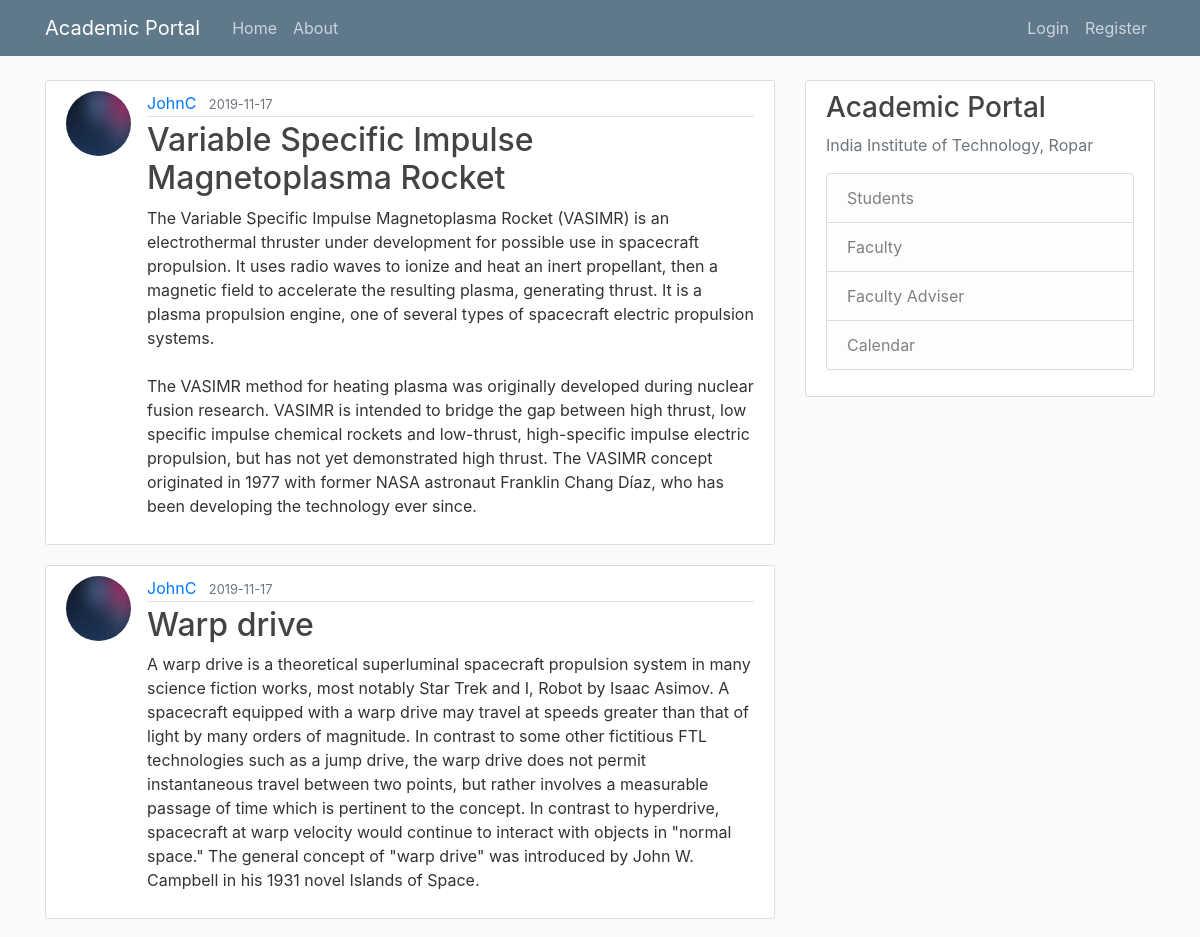
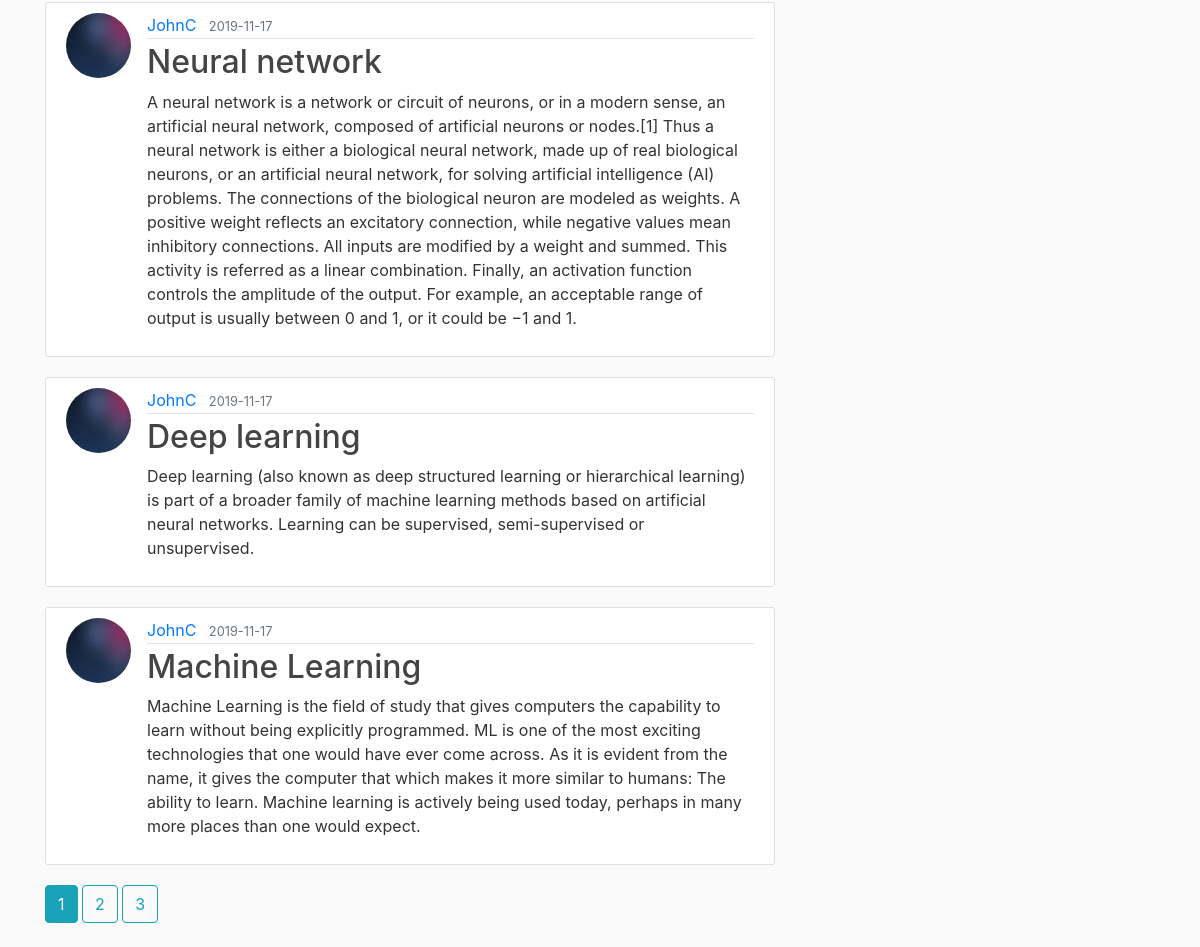
The page /home on the database its author committed (2 pictures, top to bottom).
### acadportal/models.py (models this page shows, shortened)
class Post(db.Model):
    id = db.Column(db.Integer, primary_key=True)
    title = db.Column(db.String(100), nullable=False)
    date_posted = db.Column(db.DateTime, nullable=False, default=datetime.utcnow)
    content = db.Column(db.Text, nullable=False)
    user_id= db.Column(db.Integer, db.ForeignKey('user.id'), nullable=False)

class User(db.Model, UserMixin):
    id = db.Column(db.Integer, primary_key=True)
    username = db.Column(db.String(20), unique=True, nullable=False)
    email = db.Column(db.String(120), unique=True, nullable=False)
    image_file = db.Column(db.String(20), nullable=False, default='default.jpg')
    password = db.Column(db.String(60), nullable=False)
    posts = db.relationship('Post', backref='author', lazy=True)

### acadportal/main/routes.py (the view)
@main.route("/")
@main.route("/home")
def home():
    page = request.args.get('page', 1, type=int)
    posts = Post.query.order_by(Post.date_posted.desc()).paginate(page=page, per_page=5)
    return render_template("home.html", posts=posts)

### acadportal/templates/home.html
{% extends "layout.html" %}
{% block content %}
{% for post in posts.items %}
<article class="media content-section">
    <img class="rounded-circle article-img" src="{{ url_for('static', filename='profile_pics/' + post.author.image_file) }}">
    <div class="media-body">
        <div class="article-metadata">
            <a class="mr-2" href="{{ url_for('users.user_posts', username=post.author.username) }}">{{ post.author.username }}</a>
            <small class="text-muted">{{ post.date_posted.strftime('%Y-%m-%d') }}</small>
        </div>
        <h2><a class="article-title" href="{{ url_for('posts.post', post_id=post.id) }}">{{ post.title }}</a></h2>
        <p class="article-content">{{ post.content }}</p>
    </div>
</article>
{% endfor %}
{% for page_num in posts.iter_pages(left_edge=1, right_edge=1, left_current=1, right_current=2) %}
    {% if page_num %}
        {% if posts.page == page_num %}
            <a class="btn btn-info mb-4" href="{{ url_for('main.home', page=page_num) }}"> {{ page_num }} </a>
        {% else %}
        <a class="btn btn-outline-info mb-4" href="{{ url_for('main.home', page=page_num) }}"> {{ page_num }} </a>
        {% endif %}
    {% else %}
        ...
    {% endif %}
{% endfor %}
{% endblock content %}

### acadportal/templates/layout.html (shortened to what this page needs)
<!DOCTYPE html>
<html>
<head>
    <link rel="stylesheet" href="https://stackpath.bootstrapcdn.com/bootstrap/4.3.1/css/bootstrap.min.css"
>
    <link rel="stylesheet" type="text/css" href="{{ url_for('static', filename='main.css') }}">
</head>
<body>
    <header class="site-header">
        <nav class="navbar navbar-expand-md navbar-dark bg-steel fixed-top">
            <div class="container">
                <a class="navbar-brand mr-4" href="/">Academic Portal</a>
                <div class="collapse navbar-collapse" id="navbarToggle">
                    <div class="navbar-nav mr-auto">
                        <a class="nav-item nav-link" href="{{ url_for('main.home') }}">Home</a>
                        <a class="nav-item nav-link" href="{{ url_for('main.about') }}">About</a>
                    </div>
                    <div class="navbar-nav">
                        {% if current_user.is_authenticated %}
                            <a class="nav-item nav-link" href="{{ url_for('users.account') }}">Account</a>
                            <a class="nav-item nav-link" href="{{ url_for('users.logout') }}">Logout</a>
                        {% else %}
                            <a class="nav-item nav-link" href="{{ url_for('users.login') }}">Login</a>
                            <a class="nav-item nav-link" href="{{ url_for('users.register') }}">Register</a>
                        {% endif %}
                    </div>
                </div>
            </div>
        </nav>
    </header>
    <main role="main" class="container">
        <div class="row">
            <div class="col-md-8">
                {% block content %}{% endblock %}
            </div>
            <div class="col-md-4">
                <div class="content-section">
                    <h3>Academic Portal</h3>
                    <p class='text-muted'>India Institute of Technology, Ropar
                        <ul class="list-group">
                            <li class="list-group-item list-group-item-light">Students</li>
                            <li class="list-group-item list-group-item-light">Faculty</li>
                            <li class="list-group-item list-group-item-light">Faculty Adviser</li>
                            <li class="list-group-item list-group-item-light">Calendar</li>
                        </ul>
                    </p>
                </div>
            </div>
        </div>
    </main>
</body>
</html>

### acadportal/static/main.css (style rules this page uses)
body { background: #fafafa; color: #333333; margin-top: 5rem; }
h1, h2, h3, h4, h5, h6 { color: #444444; }
.bg-steel { background-color: #5f788a; }
.site-header .navbar-nav .nav-link { color: #cbd5db; }
.content-section { background: #ffffff; padding: 10px 20px; border: 1px solid #dddddd; border-radius: 3px; margin-bottom: 20px; }
.article-title { color: #444444; }
.article-content { white-space: pre-line; }
.article-img { height: 65px; width: 65px; margin-right: 16px; }
.article-metadata { padding-bottom: 1px; margin-bottom: 4px; border-bottom: 1px solid #e3e3e3 }

### rows shown on the page
Post: image_file (picture), author.username "JohnC", date_posted "2019-11-17", title "Variable Specific Impulse Magnetoplasma Rocket", content "The Variable Specific Impulse Magnetoplasma Rocket (VASIMR) is an electrothermal thruster under development for possible use in spacecraft propulsion. It uses radio waves to ionize and heat an inert propellant, then a magnetic field to accelerate the resulting plasma, generating thrust. It is a plasma propulsion engine, one of several types of spacecraft electric propulsion systems. The VASIMR method for heating plasma was originally developed during nuclear fusion research. VASIMR is intended to bridge the gap between high thrust, low specific impulse chemical rockets and low-thrust, high-specific impulse electric propulsion, but has not yet demonstrated high thrust. The VASIMR concept…"
Post: image_file (picture), author.username "JohnC", date_posted "2019-11-17", title "Warp drive", content "A warp drive is a theoretical superluminal spacecraft propulsion system in many science fiction works, most notably Star Trek and I, Robot by Isaac Asimov. A spacecraft equipped with a warp drive may travel at speeds greater than that of light by many orders of magnitude. In contrast to some other fictitious FTL technologies such as a jump drive, the warp drive does not permit instantaneous travel between two points, but rather involves a measurable passage of time which is pertinent to the concept. In contrast to hyperdrive, spacecraft at warp velocity would continue to interact with objects in \"normal space.\" The general concept of \"warp drive\" was introduced by John W. Campbell in his…"
Post: image_file (picture), author.username "JohnC", date_posted "2019-11-17", title "Neural network", content "A neural network is a network or circuit of neurons, or in a modern sense, an artificial neural network, composed of artificial neurons or nodes.[1] Thus a neural network is either a biological neural network, made up of real biological neurons, or an artificial neural network, for solving artificial intelligence (AI) problems. The connections of the biological neuron are modeled as weights. A positive weight reflects an excitatory connection, while negative values mean inhibitory connections. All inputs are modified by a weight and summed. This activity is referred as a linear combination. Finally, an activation function controls the amplitude of the output. For example, an acceptable…"
Post: image_file (picture), author.username "JohnC", date_posted "2019-11-17", title "Deep learning", content "Deep learning (also known as deep structured learning or hierarchical learning) is part of a broader family of machine learning methods based on artificial neural networks. Learning can be supervised, semi-supervised or unsupervised."
Post: image_file (picture), author.username "JohnC", date_posted "2019-11-17", title "Machine Learning", content "Machine Learning is the field of study that gives computers the capability to learn without being explicitly programmed. ML is one of the most exciting technologies that one would have ever come across. As it is evident from the name, it gives the computer that which makes it more similar to humans: The ability to learn. Machine learning is actively being used today, perhaps in many more places than one would expect."

### other values the page prints
{{ page_num }} "1"
{{ page_num }} "2" "3"
